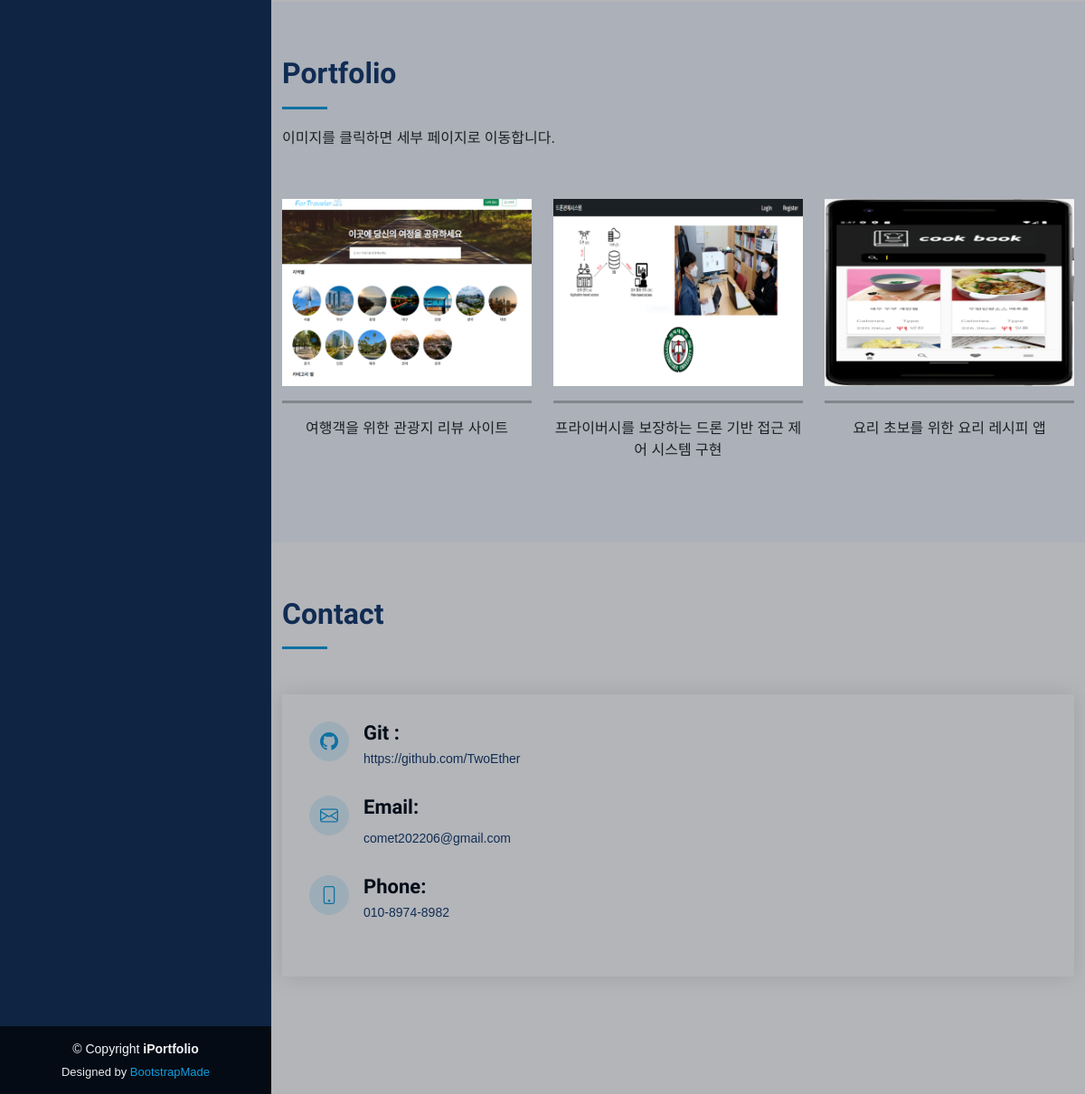
Before: / (lower part) with the older database file.
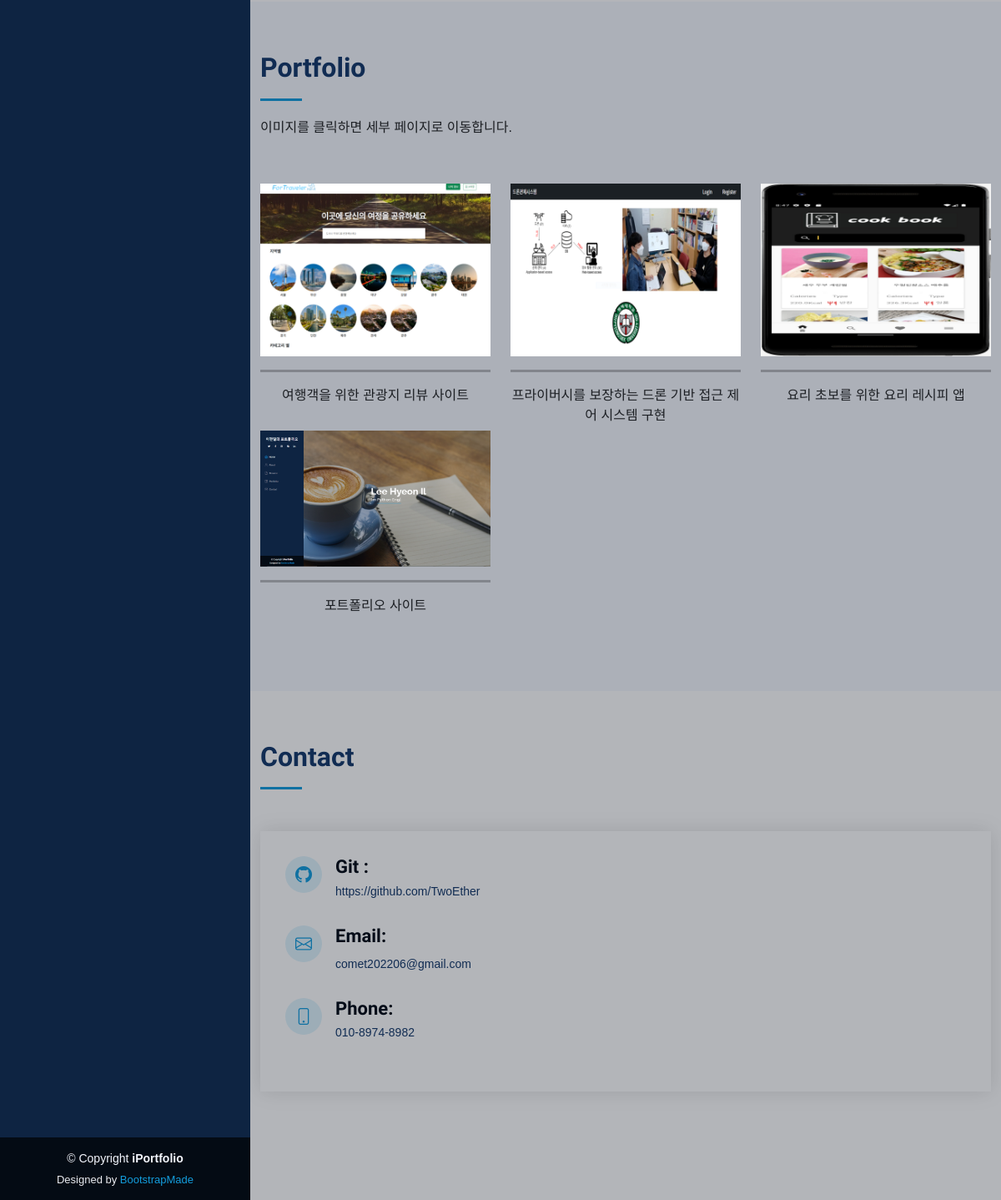
After: the same page with the newer database file.
### post/models.py (models this page shows, shortened)
class Post(models.Model):
    head_image = models.ImageField(upload_to='post/images', null=True)
    image1 = models.ImageField(upload_to='post/images')
    image2 = models.ImageField(upload_to='post/images')
    image3 = models.ImageField(upload_to='post/images')
    image4 = models.ImageField(upload_to='post/images', null=True)
    image5 = models.ImageField(upload_to='post/images', null=True)
    proj_title = models.TextField()
    proj_start = models.DateField(null=True)
    proj_end = models.DateField(null=True)
    proj_exp = models.TextField()
    proj_url = models.URLField()
    proj_team = models.TextField()
    proj_stack = models.TextField(null=True)
    def get_absolute_url(self):
        return f'/{self.pk}/'

### post/views.py (the view)
# urls.py: path('', views.PostList.as_view(), name='home'),
class PostList(ListView):
    model = Post
    template_name='post/index.html'

### post/templates/post/index.html (shortened to what this page needs)
{% extends 'post/base.html' %}
{% load static %}
{% block body %}
  <main id="main">
    <section id="portfolio" class="portfolio section-bg">
      <div class="container">
        <div class="section-title">
          <h2>Portfolio</h2>
          <div class="indicator">이미지를 클릭하면 세부 페이지로 이동합니다.</div>
        </div>
        <div class="row portfolio-container" data-aos="fade-up" data-aos-delay="100">
          {% for post in post_list %}
            <div class="col-lg-4 col-md-6 portfolio-item filter-app">
              <div class="portfolio-wrap">
                <img src="{{post.head_image.url}}" class="img-fluid" alt="">
              </div>
              <div class="" style="text-align:center">{{post.proj_title}}</div>
            </div>
          {% endfor %}
        </div>
      </div>
    </section>
    <section id="contact" class="contact">
      <div class="container">
        <div class="section-title">
          <h2>Contact</h2>
        </div>
        <div class="row" data-aos="fade-in">
          <div class=" d-flex align-items-stretch">
            <div class="info">
              <div class="address">
                <h4>Git : </h4>
                <p>https://github.com/TwoEther</p>
              </div>
              <div class="email">
                <h4>Email:</h4>
                <p>comet202206@gmail.com</p>
              </div>
              <div class="phone">
                <h4>Phone:</h4>
                <p>010-8974-8982</p>
              </div>
            </div>
          </div>
      </div>
    </section>
  </main>
{% endblock %}

### post/templates/post/base.html (shortened to what this page needs)
<!DOCTYPE html>
{% load static %}
<html lang="en">
<head>
  <link href="{% static 'assets/vendor/aos/aos.css'%} " rel="stylesheet">
  <link href="{% static 'assets/vendor/bootstrap/css/bootstrap.min.css' %}" rel="stylesheet">
  <link href="{% static 'assets/vendor/bootstrap-icons/bootstrap-icons.css'%}" rel="stylesheet">
  <link href="{% static 'assets/vendor/boxicons/css/boxicons.min.css'%}" rel="stylesheet">
  <link href="{% static 'assets/vendor/glightbox/css/glightbox.min.css'%}" rel="stylesheet">
  <link href="{% static 'assets/vendor/swiper/swiper-bundle.min.css'%}" rel="stylesheet">
  <link href="{% static 'assets/css/style.css'%}" rel="stylesheet">
</head>
<body>
  <header id="header">
  </header>
{% block body %}
{% endblock %}
  <footer id="footer">
    <div class="container">
      <div class="copyright">
        &copy; Copyright <strong><span>iPortfolio</span></strong>
      </div>
      <div class="credits">
        Designed by <a href="https://bootstrapmade.com/">BootstrapMade</a>
      </div>
    </div>
  </footer>
</body>
</html>

### post/static/assets/css/style.css (style rules this page uses)
body { font-family: 'Noto Sans KR', sans-serif; color: #272829; }
a { color: #149ddd; text-decoration: none; }
h1, h2, h3, h4, h5, h6 { font-family: "Raleway", sans-serif; }
#header { position: fixed; top: 0; left: 0; bottom: 0; width: 300px; transition: all ease-in-out 0.5s; z-index: 9997; transition: all 0.5s; padding: 0 15px; background: #0e2442; overflow-y: auto; }
#main { margin-left: 300px; }
section { padding: 60px 0; overflow: hidden; }
.section-bg { background: #f5f8fd; }
.section-title { padding-bottom: 30px; }
.section-title h2 { font-size: 32px; font-weight: bold; margin-bottom: 20px; padding-bottom: 20px; position: relative; color: #173b6c; }
.section-title h2::after { content: ""; position: absolute; display: block; width: 50px; height: 3px; background: #149ddd; bottom: 0; left: 0; }
.indicator { margin-bottom: 25px; }
.portfolio .portfolio-item { margin-bottom: 30px; }
.portfolio .portfolio-wrap { transition: 0.3s; position: relative; overflow: hidden; z-index: 1; }
.portfolio .portfolio-wrap::before { content: ""; background: rgba(255, 255, 255, 0.5); position: absolute; left: 0; right: 0; top: 0; bottom: 0; transition: all ease-in-out 0.3s; z-index: 2; opacity: 0; }
.contact { padding-bottom: 130px; }
.contact .info { padding: 30px; background: #fff; width: 100%; box-shadow: 0 0 24px 0 rgba(0, 0, 0, 0.12); }
.contact .info h4 { padding: 0 0 0 60px; font-size: 22px; font-weight: 600; margin-bottom: 5px; color: #050d18; }
.contact .info p { padding: 0 0 10px 60px; margin-bottom: 20px; font-size: 14px; color: #173b6c; }
.contact .info .email p { padding-top: 5px; }
#footer { padding: 15px; color: #f4f6fd; font-size: 14px; position: fixed; left: 0; bottom: 0; width: 300px; z-index: 9999; background: #040b14; }
#footer .copyright { text-align: center; }
#footer .credits { padding-top: 5px; text-align: center; font-size: 13px; color: #eaebf0; }

Changed rows visible on the page:
added Post: head_image (picture)
